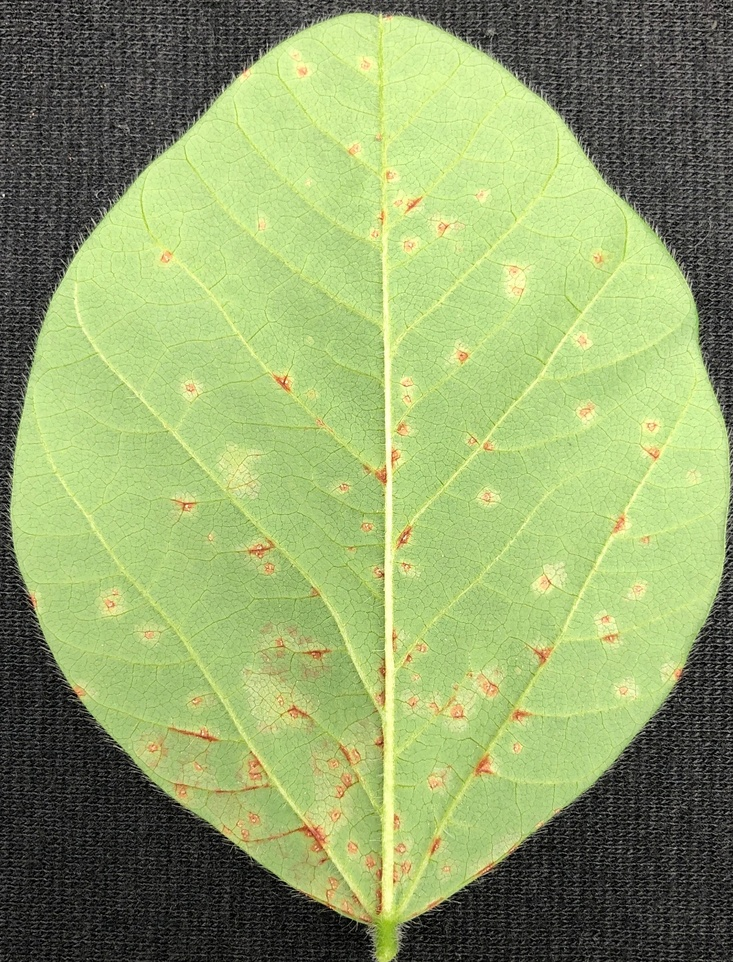
#> input picture img/amostras/AmostraReferencia.jpg, 733 x 962 px, shrunk from 1219 x 1600 before the run, given in place of imagem_redimensionada.jpg, which was not available
$ python app.py   (older library calls are emulated)
#> lines starting #> are read from the running program, lines starting #| are printed output that depends on the picture; after the words box and inside, x2 and y2 are one past the last pixel; in counts of white or black regions, pixels touching at a corner belong together; pictures that were not available may be replaced by others from this repository, and a replacement may not be noted
### modules/funcoes.py
import cv2
import numpy as np
import tensorflow as tf
import matplotlib.pyplot as plt

image_path = None
original_img = None

params = {
    'gradient_ksize': None,  # Tamanho do kernel para cálculo do gradiente
    'threshold_value': None,  # Valor de limiar para binarização
    'markers_ksize': None,  # Tamanho do kernel para cálculo dos marcadores
    'contour_thickness': None, # Espessura em px dos contornos adicionados
    'epsilon': None, # Precisão dos contornos
    'contour_color': None, # Cor dos contornos, cód RGB
    'numero_clusters': None, # Quantidade de Clusters considerados
    'contraste': None,
    'brilho': None
    }

# [11 lines left out: function carregar_imagem, not called in this run]

def converter_tons_cinza(image_path, contraste=None, brilho=None):
#> called with image_path = 'imagem_redimensionada.jpg'
    contraste = params['contraste']
    brilho = params['brilho']
    image = cv2.imread(image_path)
#> image is the input picture: shape (962, 733, 3); mean B, G, R 106.1, 162.6, 144.4
    gray_image = cv2.cvtColor(image, cv2.COLOR_BGR2GRAY)
    gray_image_contrast = cv2.convertScaleAbs(gray_image, alpha=contraste, beta=brilho)
    return gray_image_contrast

def show_gradient_magnitude(image_path, contraste=None, brilho=None):
    gradient_ksize = params['gradient_ksize']
    gray_image = converter_tons_cinza(image_path, contraste, brilho)
    gradient_x = cv2.Sobel(gray_image, cv2.CV_64F, 1, 0, ksize=gradient_ksize)
    gradient_y = cv2.Sobel(gray_image, cv2.CV_64F, 0, 1, ksize=gradient_ksize)
    gradient_magnitude = cv2.magnitude(gradient_x, gradient_y)
    gradient_magnitude = cv2.convertScaleAbs(gradient_magnitude)
    return gradient_magnitude

def watersheed_image(image_path, params):
#> called with image_path = 'imagem_redimensionada.jpg'
    gradient_magnitude = show_gradient_magnitude(image_path, params['gradient_ksize'])
    gradient_magnitude = cv2.convertScaleAbs(gradient_magnitude)
    scaled_image = cv2.normalize(gradient_magnitude, None, 0, 255, cv2.NORM_MINMAX)
    cv2.imwrite('imagem_gradiente.jpg', scaled_image)
    image_color = cv2.cvtColor(gradient_magnitude, cv2.COLOR_GRAY2BGR)
    _, markers = cv2.threshold(gradient_magnitude, params['threshold_value'], 255, cv2.THRESH_BINARY + cv2.THRESH_OTSU)
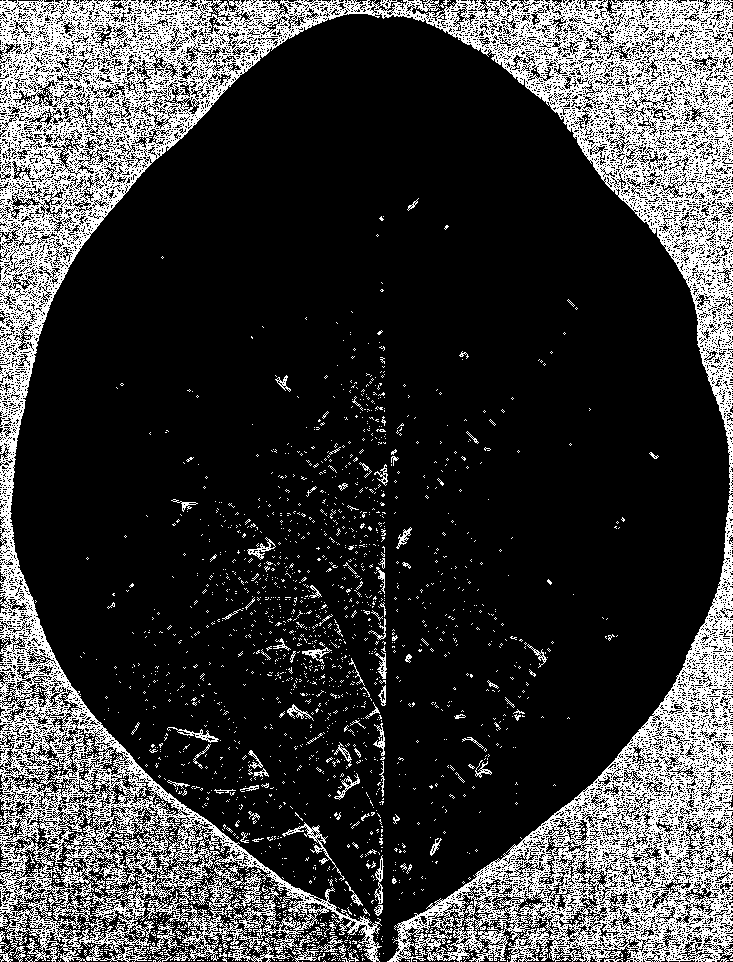
#> markers: shape (962, 733); 22.7% white in thin lines or dots
    markers = cv2.connectedComponents(markers, params['markers_ksize'])[1]
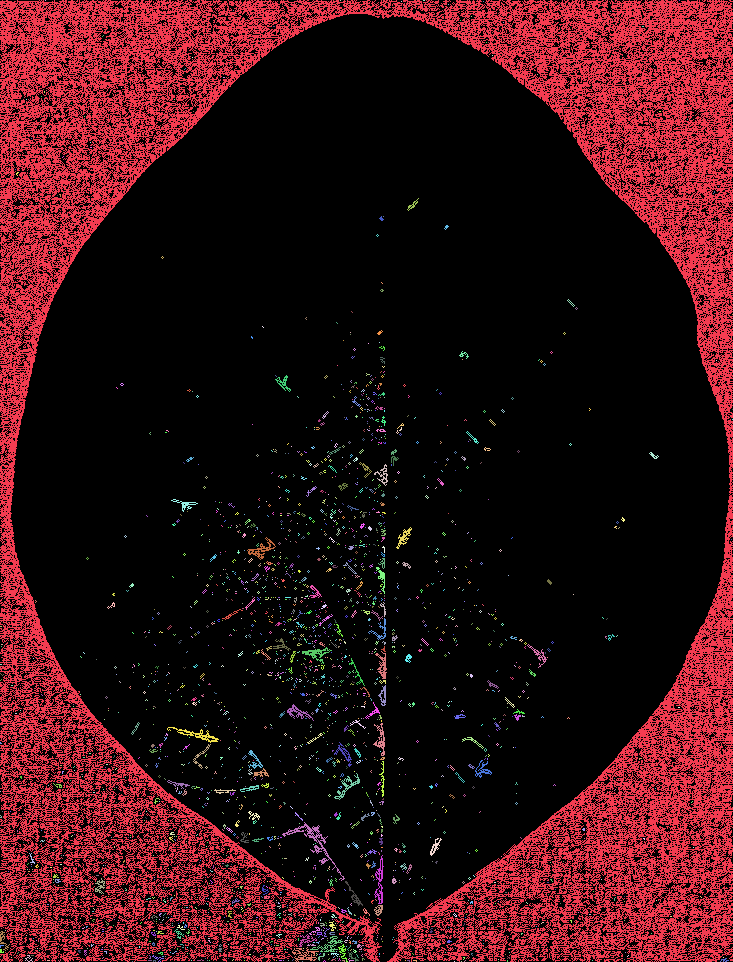
#> markers: shape (962, 733) int32; 2093 distinct labels, from 0 to 2092; one colour per label, 0 black
    result = cv2.watershed(image_color, markers)
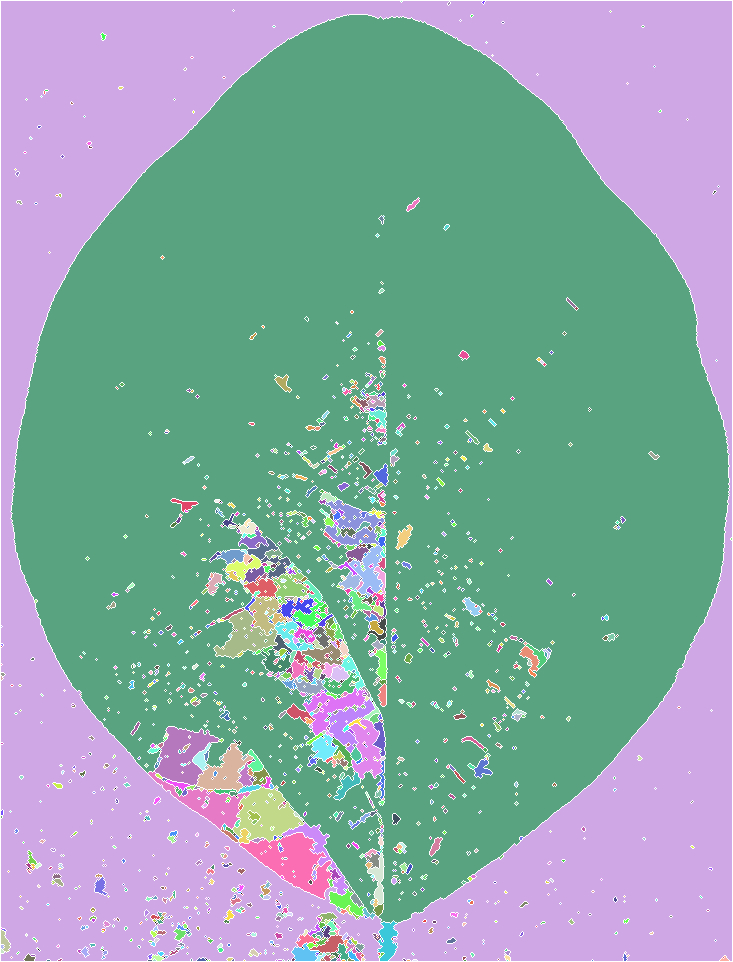
#> result: shape (962, 733) int32; 2081 distinct labels, from -1 to 2092; one colour per label, 0 black, -1 white
    segmented_image = np.copy(image_color)
    for label in np.unique(result):
        if label == -1:
            continue
        mask = np.zeros_like(result, dtype=np.uint8)
        mask[result == label] = 255
        color = np.random.randint(0, 255, size=(3,))
        segmented_image[mask > 0] = color
#> this loop made 2081 passes
#> (label, color) on passes 2, 3, 5: (0, [172, 47, 117]), (1, [192, 67, 251]), (6, [211, 21, 242])
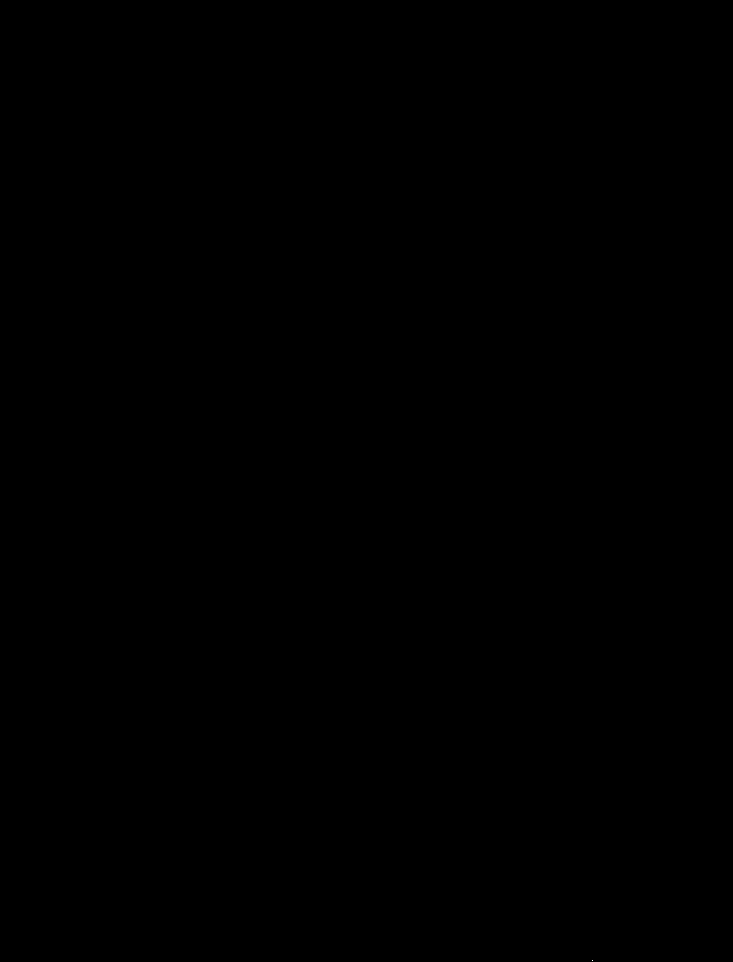
#> mask: shape (962, 733); 0% white in thin lines or dots, all inside (x1, y1, x2, y2) = (592, 960, 593, 961)
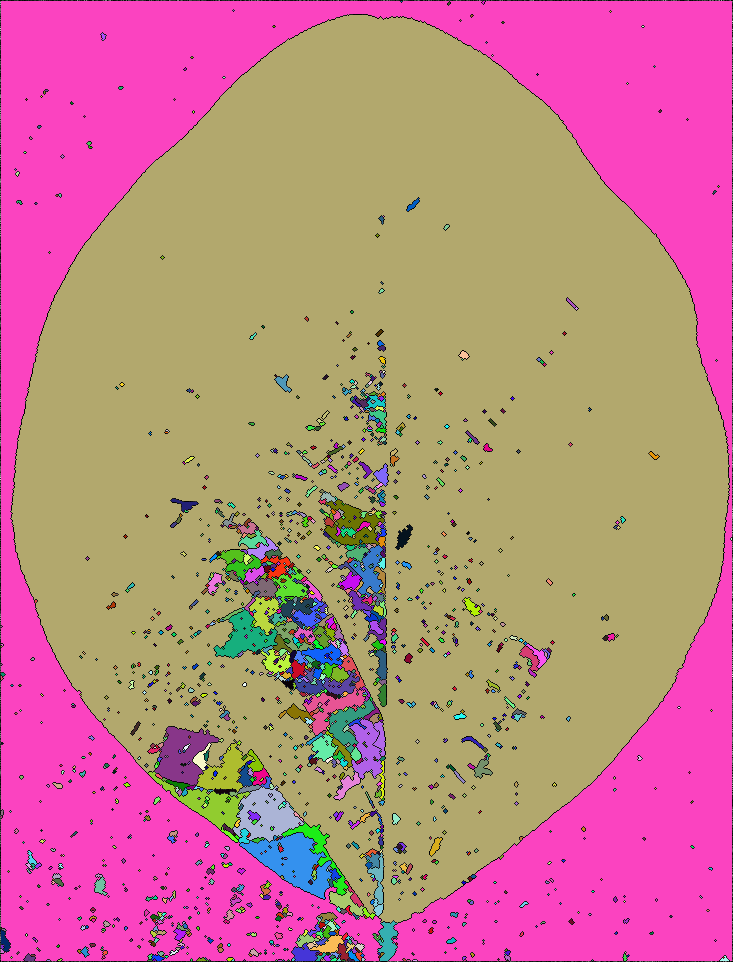
#> segmented_image: shape (962, 733, 3); mean B, G, R 134.3, 128.5, 192.3
    cv2.imwrite('imagem_segmentada.jpg', cv2.cvtColor(segmented_image, cv2.COLOR_BGR2RGB))
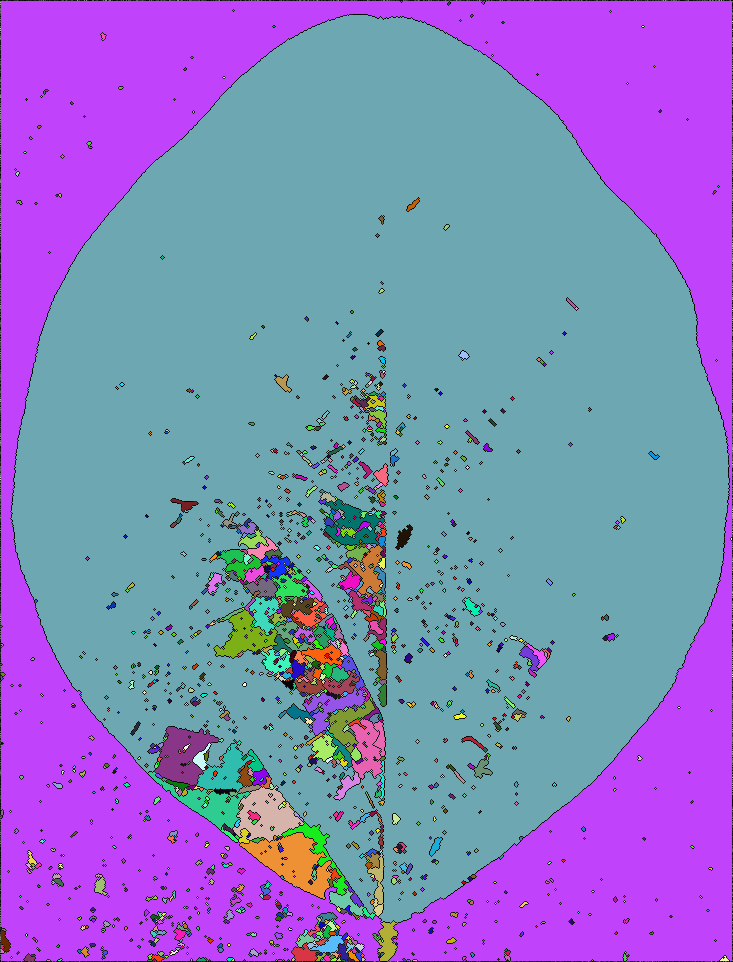
#> saved as imagem_segmentada.jpg: shape (962, 733, 3); mean B, G, R 192.3, 128.5, 134.3

### app.py
import modules.funcoes as app

original_img = r'img\amostras\AmostraAleatoria.jpg'
image_path = r'imagem_redimensionada.jpg'

params = app.params = {
        'gradient_ksize': 1,  # Tamanho do kernel para cálculo do gradiente
        'threshold_value': 20,  # Valor de limiar para binarização
        'markers_ksize': 4,  # Tamanho do kernel para cálculo dos marcadores
        'contraste': 1.4,
        'brilho': 0.0
        }

gradiente = app.show_gradient_magnitude(image_path,contraste=None,brilho=None)
segmentada = app.watersheed_image(image_path,params)
#imagem = app.carregar_imagem(original_img, largura_padrao=680)


'''
# Usar para a amostra img\amostras\AmostraReferencia.jpg:

params = app.params = {
        'gradient_ksize': 1,  # Tamanho do kernel para cálculo do gradiente
        'threshold_value': 10,  # Valor de limiar para binarização
        'markers_ksize': 1,  # Tamanho do kernel para cálculo dos marcadores
        'contraste': 1.6,
        'brilho': 30.0
        }
'''
